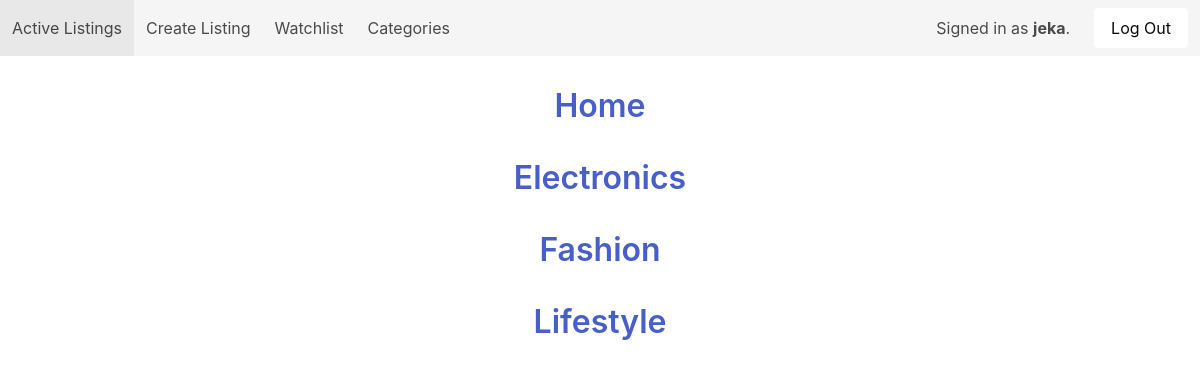
Page /categories (signed in) on the committed database.
### auctions/models.py (models this page shows, shortened)
class User(AbstractUser):
    pass

class Categorie(models.Model):
    name = models.CharField(max_length=64)

### auctions/views.py (the view)
# urls.py: path("categories", views.categories, name="categories"),
def categories(request):
    categories = Categorie.objects.all()
    return render(request, 'auctions/categories.html', {
        "categories": categories
    })

### auctions/templates/auctions/categories.html (shortened to what this page needs)
{% extends "auctions/layout.html" %}
{% block body %}
    {% for category in categories %}
    <div class="container head">
        <h3 class="title is-3"><a href="{% url 'cat' category.name %}">{{ category.name }}</a></h3>
    </div>
    {% endfor %}
{% endblock %}

### auctions/templates/auctions/layout.html (shortened to what this page needs)
{% load static %}
{% load mathfilters %}
<!DOCTYPE html>
<html lang="en" class="has-navbar-fixed-top">
    <head>
        <link href="{% static 'auctions/bulma.css' %}" rel="stylesheet">
        <link href="{% static 'auctions/styles.css' %}" rel="stylesheet">
    </head>
    <body>
        <div class="navbar is-light is-fixed-top">
            <div class="navbar-menu" id="navMenu">
                <div class="navbar-start">
                    <a class="navbar-item" href="{% url 'index' %}">Active Listings</a>
                    {% if user.is_authenticated %}
                    <a class="navbar-item" href="{% url 'create' %}">Create Listing</a>
                    <a class="navbar-item" href="{% url 'watchlist' %}">Watchlist</a>
                    {% endif %}
                    <a class="navbar-item" href="{% url 'categories' %}">Categories</a>
                </div>
                <div class="navbar-end">
                    <a class="navbar-item">
                        {% if user.is_authenticated %}
                                Signed in as&nbsp<strong>{{ user.username }}</strong>.
                        {% endif %}
                    </a>
                    <div class="navbar-item">
                        <div class="buttons">
                            {% if user.is_authenticated %}
                                <a class="button is-white" href="{% url 'logout' %}">Log Out</a>
                            {% else %}
                                <a class="button is-primary" href="{% url 'login' %}">Log In</a>
                                <a class="button is-white" href="{% url 'register' %}">Register</a>
                            {% endif %}
                        </div>
                    </div>
                </div>
            </div>
        </div>
        {% block body %}
        {% endblock %}
    </body>
</html>

### auctions/static/auctions/styles.css (style rules this page uses)
.head { margin-top: 3vw; margin-bottom: 3vw; text-align: center; }

### rows in the picture
User: username "jeka"
Categorie: name "Home"
Categorie: name "Electronics"
Categorie: name "Fashion"
Categorie: name "Lifestyle"
